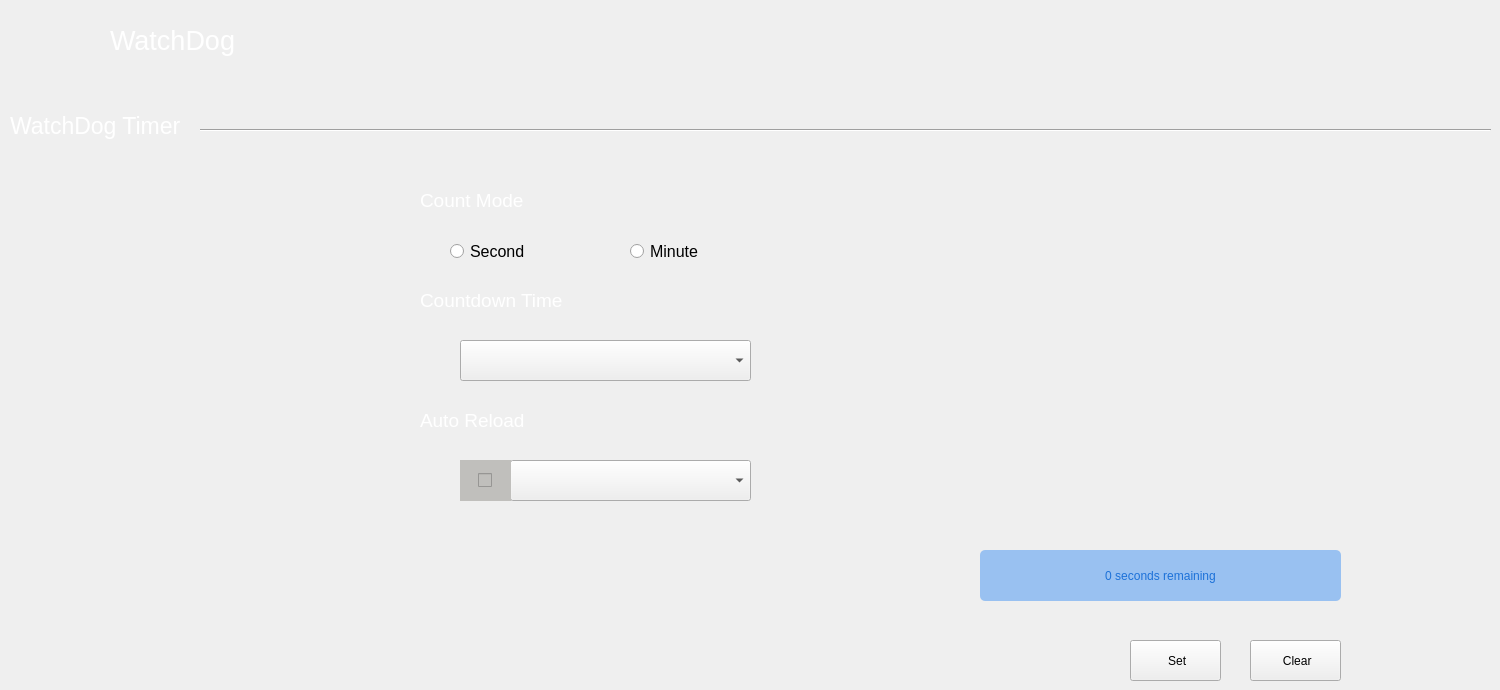
    <widget class="QWidget" name="page_wdt">
     <widget class="QLabel" name="label_64">
      <property name="geometry">
       <rect>
        <x>10</x>
        <y>110</y>
        <width>181</width>
        <height>31</height>
       </rect>
      </property>
      <property name="font">
       <font>
        <pointsize>17</pointsize>
       </font>
      </property>
      <property name="styleSheet">
       <string notr="true">color: rgb(255, 255, 255);</string>
      </property>
      <property name="text">
       <string>WatchDog Timer</string>
      </property>
     </widget>
     <widget class="Line" name="line_17">
      <property name="geometry">
       <rect>
        <x>200</x>
        <y>120</y>
        <width>1291</width>
        <height>20</height>
       </rect>
      </property>
      <property name="styleSheet">
       <string notr="true"/>
      </property>
      <property name="orientation">
       <enum>Qt::Horizontal</enum>
      </property>
     </widget>
     <widget class="QLabel" name="wdtImg">
      <property name="geometry">
       <rect>
        <x>10</x>
        <y>0</y>
        <width>80</width>
        <height>80</height>
       </rect>
      </property>
      <property name="minimumSize">
       <size>
        <width>71</width>
        <height>71</height>
       </size>
      </property>
      <property name="styleSheet">
       <string notr="true">border-image: url(:/myImage/image/WatchDog.png);
border-radius: 10px;</string>
      </property>
      <property name="text">
       <string/>
      </property>
     </widget>
     <widget class="QLabel" name="hwmLab_2">
      <property name="geometry">
       <rect>
        <x>110</x>
        <y>0</y>
        <width>331</width>
        <height>80</height>
       </rect>
      </property>
      <property name="palette">
       <palette>
        <active>
         <colorrole role="WindowText">
          <brush brushstyle="SolidPattern">
           <color alpha="255">
            <red>255</red>
            <green>255</green>
            <blue>255</blue>
           </color>
          </brush>
         </colorrole>
         <colorrole role="Button">
          <brush brushstyle="SolidPattern">
           <color alpha="255">
            <red>36</red>
            <green>31</green>
            <blue>49</blue>
           </color>
          </brush>
         </colorrole>
         <colorrole role="Base">
          <brush brushstyle="SolidPattern">
           <color alpha="255">
            <red>36</red>
            <green>31</green>
            <blue>49</blue>
           </color>
          </brush>
         </colorrole>
         <colorrole role="Window">
          <brush brushstyle="SolidPattern">
           <color alpha="255">
            <red>36</red>
            <green>31</green>
            <blue>49</blue>
           </color>
          </brush>
         </colorrole>
        </active>
        <inactive>
         <colorrole role="WindowText">
          <brush brushstyle="SolidPattern">
           <color alpha="255">
            <red>255</red>
            <green>255</green>
            <blue>255</blue>
           </color>
          </brush>
         </colorrole>
         <colorrole role="Button">
          <brush brushstyle="SolidPattern">
           <color alpha="255">
            <red>36</red>
            <green>31</green>
            <blue>49</blue>
           </color>
          </brush>
         </colorrole>
         <colorrole role="Base">
          <brush brushstyle="SolidPattern">
           <color alpha="255">
            <red>36</red>
            <green>31</green>
            <blue>49</blue>
           </color>
          </brush>
         </colorrole>
         <colorrole role="Window">
          <brush brushstyle="SolidPattern">
           <color alpha="255">
            <red>36</red>
            <green>31</green>
            <blue>49</blue>
           </color>
          </brush>
         </colorrole>
        </inactive>
        <disabled>
         <colorrole role="Button">
          <brush brushstyle="SolidPattern">
           <color alpha="255">
            <red>36</red>
            <green>31</green>
            <blue>49</blue>
           </color>
          </brush>
         </colorrole>
         <colorrole role="Base">
          <brush brushstyle="SolidPattern">
           <color alpha="255">
            <red>36</red>
            <green>31</green>
            <blue>49</blue>
           </color>
          </brush>
         </colorrole>
         <colorrole role="Window">
          <brush brushstyle="SolidPattern">
           <color alpha="255">
            <red>36</red>
            <green>31</green>
            <blue>49</blue>
           </color>
          </brush>
         </colorrole>
        </disabled>
       </palette>
      </property>
      <property name="font">
       <font>
        <pointsize>20</pointsize>
       </font>
      </property>
      <property name="text">
       <string>WatchDog</string>
      </property>
      <property name="scaledContents">
       <bool>false</bool>
      </property>
     </widget>
     <widget class="QLabel" name="timerImg">
      <property name="geometry">
       <rect>
        <x>80</x>
        <y>240</y>
        <width>231</width>
        <height>231</height>
       </rect>
      </property>
      <property name="styleSheet">
       <string notr="true">border-image: url(:/myImage/image/timer(1).png);</string>
      </property>
      <property name="text">
       <string/>
      </property>
     </widget>
     <widget class="QLabel" name="label_16">
      <property name="geometry">
       <rect>
        <x>420</x>
        <y>190</y>
        <width>111</width>
        <height>21</height>
       </rect>
      </property>
      <property name="font">
       <font>
        <pointsize>14</pointsize>
       </font>
      </property>
      <property name="styleSheet">
       <string notr="true">color: rgb(255, 255, 255);</string>
      </property>
      <property name="text">
       <string>Count Mode</string>
      </property>
     </widget>
     <widget class="QRadioButton" name="secBtn">
      <property name="geometry">
       <rect>
        <x>450</x>
        <y>240</y>
        <width>112</width>
        <height>23</height>
       </rect>
      </property>
      <property name="font">
       <font>
        <pointsize>12</pointsize>
       </font>
      </property>
      <property name="styleSheet">
       <string notr="true"/>
      </property>
      <property name="text">
       <string>Second</string>
      </property>
     </widget>
     <widget class="QRadioButton" name="minBtn">
      <property name="geometry">
       <rect>
        <x>630</x>
        <y>240</y>
        <width>112</width>
        <height>23</height>
       </rect>
      </property>
      <property name="font">
       <font>
        <pointsize>12</pointsize>
       </font>
      </property>
      <property name="styleSheet">
       <string notr="true"/>
      </property>
      <property name="text">
       <string>Minute</string>
      </property>
     </widget>
     <widget class="QLabel" name="label_17">
      <property name="geometry">
       <rect>
        <x>420</x>
        <y>290</y>
        <width>151</width>
        <height>21</height>
       </rect>
      </property>
      <property name="font">
       <font>
        <pointsize>14</pointsize>
       </font>
      </property>
      <property name="styleSheet">
       <string notr="true">color: rgb(255, 255, 255);</string>
      </property>
      <property name="text">
       <string>Countdown Time</string>
      </property>
     </widget>
     <widget class="QLabel" name="label_18">
      <property name="geometry">
       <rect>
        <x>420</x>
        <y>410</y>
        <width>151</width>
        <height>21</height>
       </rect>
      </property>
      <property name="font">
       <font>
        <pointsize>14</pointsize>
       </font>
      </property>
      <property name="styleSheet">
       <string notr="true">color: rgb(255, 255, 255);</string>
      </property>
      <property name="text">
       <string>Auto Reload</string>
      </property>
     </widget>
     <widget class="QPushButton" name="wdt_setBtn">
      <property name="geometry">
       <rect>
        <x>1130</x>
        <y>640</y>
        <width>91</width>
        <height>41</height>
       </rect>
      </property>
      <property name="styleSheet">
       <string notr="true"/>
      </property>
      <property name="text">
       <string> Set</string>
      </property>
      <property name="icon">
       <iconset theme="go-next">
        <normaloff>.</normaloff>.</iconset>
      </property>
     </widget>
     <widget class="QPushButton" name="wdt_clearBtn">
      <property name="geometry">
       <rect>
        <x>1250</x>
        <y>640</y>
        <width>91</width>
        <height>41</height>
       </rect>
      </property>
      <property name="styleSheet">
       <string notr="true"/>
      </property>
      <property name="text">
       <string> Clear</string>
      </property>
      <property name="icon">
       <iconset theme="application-exit">
        <normaloff>.</normaloff>.</iconset>
      </property>
     </widget>
     <widget class="QLabel" name="label_19">
      <property name="enabled">
       <bool>true</bool>
      </property>
      <property name="geometry">
       <rect>
        <x>980</x>
        <y>550</y>
        <width>361</width>
        <height>51</height>
       </rect>
      </property>
      <property name="styleSheet">
       <string notr="true">background-color: rgb(153, 193, 241);
color: rgb(28, 113, 216);
border-radius: 5px;</string>
      </property>
      <property name="text">
       <string>0 seconds remaining</string>
      </property>
      <property name="alignment">
       <set>Qt::AlignCenter</set>
      </property>
     </widget>
     <widget class="QComboBox" name="comboBox_5">
      <property name="geometry">
       <rect>
        <x>460</x>
        <y>340</y>
        <width>291</width>
        <height>41</height>
       </rect>
      </property>
     </widget>
     <widget class="QComboBox" name="comboBox_7">
      <property name="geometry">
       <rect>
        <x>510</x>
        <y>460</y>
        <width>241</width>
        <height>41</height>
       </rect>
      </property>
     </widget>
     <widget class="QCheckBox" name="checkBox">
      <property name="geometry">
       <rect>
        <x>460</x>
        <y>460</y>
        <width>51</width>
        <height>41</height>
       </rect>
      </property>
      <property name="layoutDirection">
       <enum>Qt::LeftToRight</enum>
      </property>
      <property name="autoFillBackground">
       <bool>false</bool>
      </property>
      <property name="styleSheet">
       <string notr="true">background-color: rgb(192, 191, 188);
color: rgb(224, 27, 36);
padding-left: 18px;</string>
      </property>
      <property name="text">
       <string/>
      </property>
      <property name="iconSize">
       <size>
        <width>32</width>
        <height>32</height>
       </size>
      </property>
      <property name="checkable">
       <bool>true</bool>
      </property>
      <property name="tristate">
       <bool>false</bool>
      </property>
     </widget>
    </widget>
